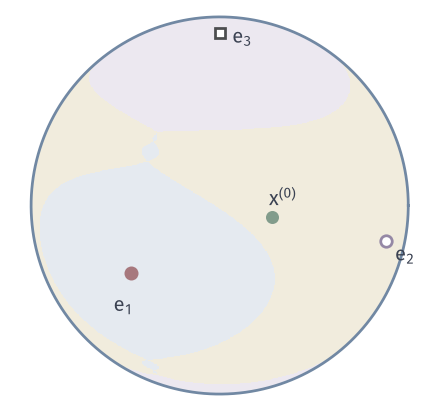

Generate this figure with Python:
from pathlib import Path
import sys
sys.path.insert(0, str(Path(__file__).resolve().parents[1]))
from mfo_common import *

# Limit of the undamped Riemannian Newton iteration (Rayleigh quotient iteration) for each start point.
from matplotlib.colors import ListedColormap
fig,ax=figure(width_mm=62,height_mm=58)
D=Disk(28,24,N=700); P=D.P.copy(); d=np.array([1.,2,4])
for _ in range(40):
    q=(P*P*d).sum(-1,keepdims=True)
    den=d-q; den[np.abs(den)<1e-13]=1e-13
    P=P/den; P/=np.linalg.norm(P,axis=-1,keepdims=True)
lab=np.ma.array(np.abs(P).argmax(-1),mask=D.mask)
for i in range(3): print(i,float((lab==i).sum())/float((~D.mask).sum()))
ax.imshow(lab,origin='lower',extent=(-1,1,-1,1),cmap=ListedColormap([BLUE_FILL,YELLOW_FILL,PURPLE_FILL]),vmin=0,vmax=2,interpolation='nearest')
th=np.linspace(0,2*np.pi,400); ax.plot(np.cos(th),np.sin(th),color=BLUE,lw=1.1)
e=np.eye(3)
ax.plot(*D.xy(e[0]),'o',ms=4.6,color=RED); ax.plot(*D.xy(e[1]),'o',ms=4.6,mfc='white',mec=PURPLE,mew=1.1); ax.plot(*D.xy(e[2]),'s',ms=4.2,mfc='white',mec=GRAY,mew=1.1)
ax.plot(*D.xy(X0),'o',ms=4.2,color=GREEN)
for p,t,dx,dy in [(e[0],r'$\mathbf{e}_1$',-.04,-.17),(e[1],r'$\mathbf{e}_2$',.1,-.07),(e[2],r'$\mathbf{e}_3$',.12,-.02),(X0,r'$\mathbf{x}^{(0)}$',.06,.1)]:
    a,b=D.xy(p); ax.text(a+dx,b+dy,t,ha='center',va='center',fontsize=8)
ax.set_aspect('equal'); ax.axis('off'); ax.set_xlim(-1.05,1.05); ax.set_ylim(-1.05,1.05)
save(fig, Path(__file__).resolve().parent,'figure',{'formula':'x+ = normalize((A-qI)^{-1}x), 40 steps, label = largest component of limit'})
